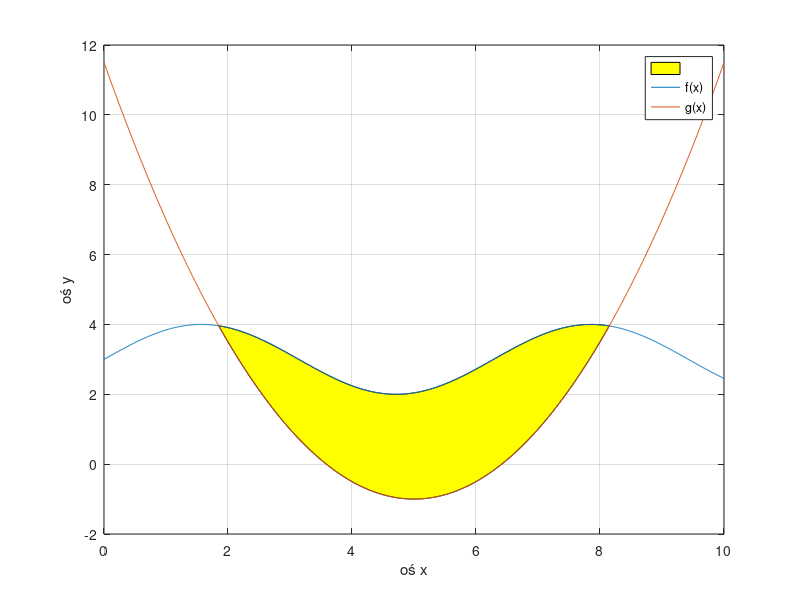

Reproduce this figure in MATLAB.
f = @(x) 3 + sin(x);
g = @(x) 0.5 * (x - 5).^2 - 1;

a = 0;
b = 10;
N = 1000;


xL = fzero( @(x) f(x) - g(x), [-1000, 4.9999]);
xR = fzero( @(x) f(x) - g(x), [5.0001, 1000]);

xi = linspace(xL, xR, N);
up = f(xi);
down = g(xi);

xx = [xi, fliplr(xi)];
yy = [up, fliplr(down)];

fill(xx, yy, 'yellow');
hold all;

x = linspace(a, b, N);
x = [x, xx];
x = unique(x);
plot(x, f(x), x, g(x));
grid on;
xlabel 'oś x';
ylabel 'oś y';
legend('', 'f(x)', 'g(x)');
